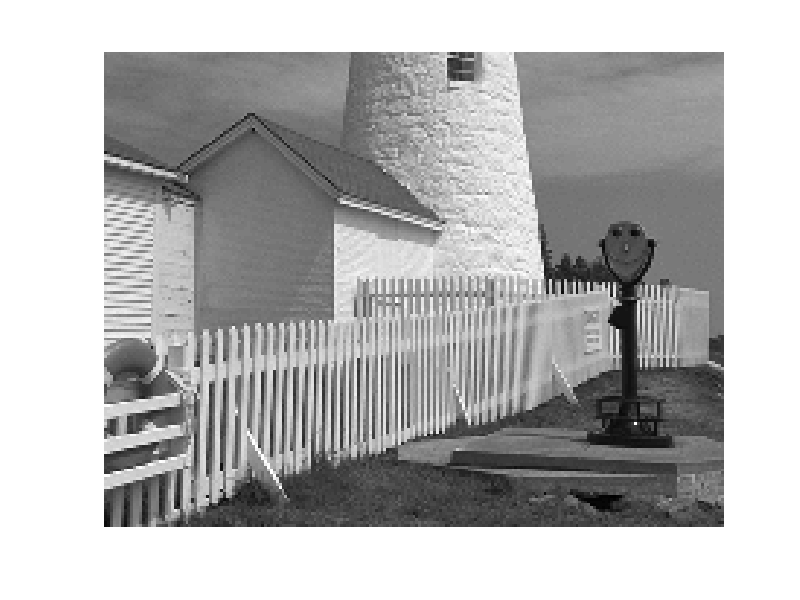

The MATLAB source for this figure:
clear
clc
load lighthouse
imshow(xx);
ww200 = xx(200,:);
disp(ww200);

stem(ww200);
p = 2;
wp = xx(1:p:end, 1:p:end);
imshow(wp);
